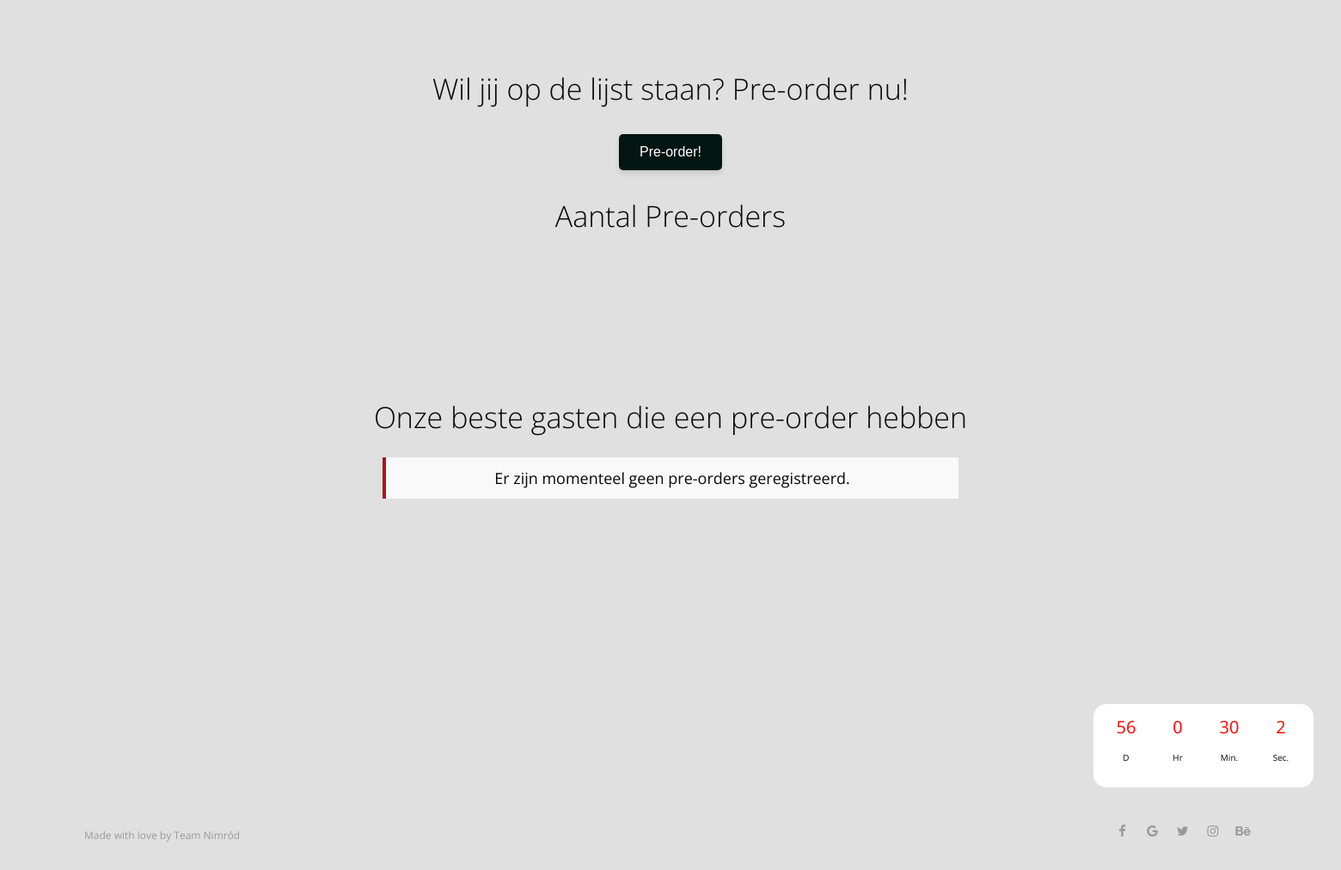
Page /pre-order-waitlist.php (lower part) on the earlier database version.
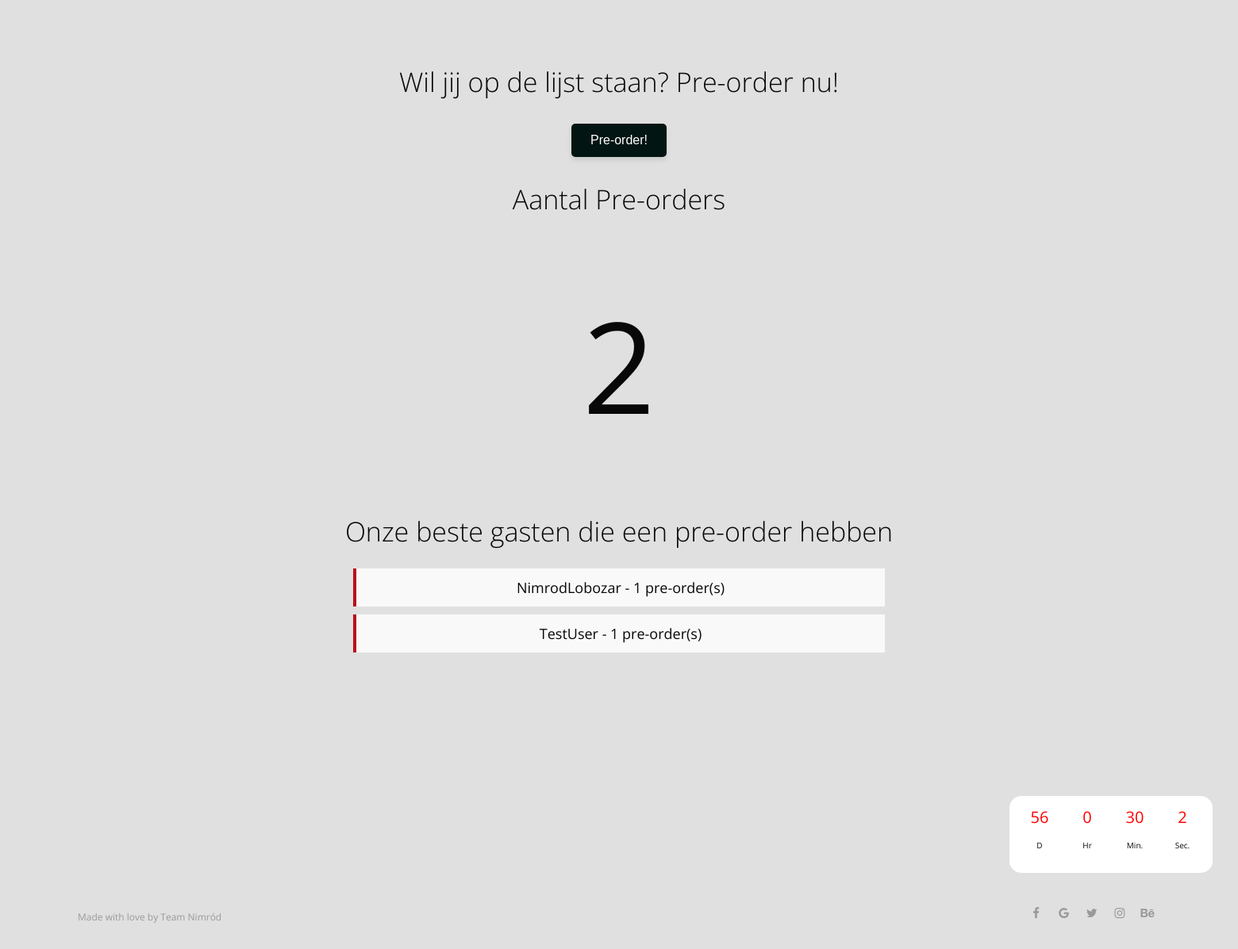
Same page on the later database version.
### tables this page shows
CREATE TABLE IF NOT EXISTS `users` (
  `id` int UNSIGNED NOT NULL AUTO_INCREMENT,
  `username` varchar(100) NOT NULL,
  `first_name` varchar(255) DEFAULT NULL,
  `last_name` varchar(255) DEFAULT NULL,
  `country` varchar(255) DEFAULT NULL,
  `street` varchar(255) DEFAULT NULL,
  `adres` varchar(255) DEFAULT NULL,
  `city` varchar(255) DEFAULT NULL,
  `state_province` varchar(255) DEFAULT NULL,
  `zip_postal_code` varchar(20) DEFAULT NULL,
  `email` varchar(100) NOT NULL,
  `password` varchar(255) NOT NULL,
  `created_at` timestamp NULL DEFAULT CURRENT_TIMESTAMP,
  `is_admin` tinyint(1) DEFAULT '0',
  `about` text,
  `profile_photo` varchar(255) DEFAULT 'assets/img/default/default-profile.png',
  `cover_photo` varchar(255) DEFAULT 'assets/img/default/default-cover.jpg',
  `PreOrder` tinyint(1) DEFAULT '0',
  `date` timestamp NULL DEFAULT CURRENT_TIMESTAMP,
  PRIMARY KEY (`id`),
  UNIQUE KEY `email` (`email`)
);

### pre-order-waitlist.php (the view, shortened to what this page needs)
<?php
include 'config/config.php';
$sql = "SELECT username, PreOrder FROM users WHERE PreOrder > 0";
$sqlCount = "SELECT SUM(PreOrder) as total_preorders FROM users";
try {
    $stmt = $pdo->prepare($sql);
    $stmt->execute();
    $usernames = $stmt->fetchAll(PDO::FETCH_ASSOC);
    $stmtCount = $pdo->prepare($sqlCount);
    $stmtCount->execute();
    $countResult = $stmtCount->fetch(PDO::FETCH_ASSOC);
    $totalPreorders = $countResult['total_preorders'];
} catch (PDOException $e) {
    die("Fout bij het ophalen van gegevens: " . $e->getMessage());
}
?>
<!DOCTYPE html>
<html lang="nl">
<head lang="en">
    <link rel="stylesheet" href="assets/css/style.css">
    <link rel="stylesheet" href="assets/css/namari-color.css">
    <link rel="stylesheet" href="https://cdnjs.cloudflare.com/ajax/libs/font-awesome/6.0.0-beta3/css/all.min.css">
    <link rel="stylesheet" href="assets/css/font-awesome.min.css">
    <link href="assets/css/animate.css" rel="stylesheet" type="text/css">
</head>
<body>
    <main class="pre-order-main bg-gray-100 py-8 px-4">
        <div class="space-y-8 max-w-md mx-auto">
            <div class="text-center">
                <h2 class="text-2xl font-semibold mb-4">Wil jij op de lijst staan? Pre-order nu!</h2>
                <div class="button-container">
                    <button class="pre-order-button bg-blue-500 text-white px-6 py-2 rounded-md font-semibold hover:bg-blue-600" onclick="preOrderButton()">
                        Pre-order!
                    </button>
                </div>
            </div>
            <div class="text-center">
                <h2 class="text-2xl font-semibold mb-4">Aantal Pre-orders</h2>
                <div class="pre-order-number text-lg font-semibold text-gray-700">
                    <p><?php echo htmlspecialchars($totalPreorders); ?></p>
                </div>
            </div>
            <div class="text-center">
                <h2 class="text-2xl font-semibold mb-4">Onze beste gasten die een pre-order hebben</h2>
                <div class="pre-orders">
                    <ul class="list-disc list-inside text-gray-700">
                        <?php if (empty($usernames)): ?>
                            <li>Er zijn momenteel geen pre-orders geregistreerd.</li>
                        <?php else: ?>
                            <?php foreach ($usernames as $user): ?>
                                <li><?php echo htmlspecialchars($user['username']) . " - " . $user['PreOrder'] . " pre-order(s)"; ?></li>
                            <?php endforeach; ?>
                        <?php endif; ?>
                    </ul>
                </div>
            </div>
        </div>
    </main>
    <section class="countdown-pre-container wow fadeInRight" data-wow-delay=".9s">
        <div class="col-12 countdown-container flex">
            <div class="countdown row">
                <div class="col-3">
                    <div class="">
                        <span id="days"></span>
                        <p>D</p>
                    </div>
                </div>
                <div class="col-3">
                    <div class="">
                        <span id="hours"></span>
                        <p>Hr</p>
                    </div>
                </div>
                <div class="col-3">
                    <div class="">
                        <span id="minutes"></span>
                        <p>Min.</p>
                    </div>
                </div>
                <div class="col-3">
                    <div class="">
                        <span id="seconds"></span>
                        <p>Sec.</p>
                    </div>
                </div>
            </div>
        </div>
    </section>
    <footer id="landing-footer" class="padding landing-footer jc-center clearfix">
        <div class="col-6">
            <p id="copyright">Made with love by<a href="/"> Team Nimród</a>
            </p>
        </div>
        <div class="media-icons col-6">
            <ul class="social-icons">
                <li>
                    <a target="_blank" title="Facebook" href="https://www.facebook.com/username">
                        <i class="fa fa-facebook fa-1x"></i><span>Facebook</span>
                    </a>
                </li>
                <li>
                    <a target="_blank" title="Google" href="http://google.com">
                        <i class="fa fa-google fa-1x"></i><span>Google</span>
                    </a>
                </li>
                <li>
                    <a target="_blank" title="Twitter" href="http://www.twitter.com/username">
                        <i class="fa fa-twitter fa-1x"></i><span>Twitter</span>
                    </a>
                </li>
                <li>
                    <a target="_blank" title="Instagram" href="http://www.instagram.com/username">
                        <i class="fa fa-instagram fa-1x"></i><span>Instagram</span>
                    </a>
                </li>
                <li>
                    <a target="_blank" title="behance" href="http://www.behance.net">
                        <i class="fa fa-behance fa-1x"></i><span>Behance</span>
                    </a>
                </li>
            </ul>
        </div>
    </footer>
</body>
</html>

### assets/css/style.css (style rules this page uses)
*, *:before, *:after { -webkit-box-sizing: border-box; -moz-box-sizing: border-box; box-sizing: border-box; }
body, div, dl, dt, dd, ul, ol, li, h1, h2, h3, h4, h5, h6, pre, form, blockquote, th, td { margin: 0; padding: 0; direction: ltr; }
body { margin: 0; padding: 0; box-sizing: border-box; -webkit-font-smoothing: antialiased; overflow-x: hidden; }
@media (max-width: 2560px) { main { margin-top: 30rem; } }
@media (max-width: 1920px) { main { margin-top: 10rem; } }
p { line-height: 25px; }
a { text-decoration: none; line-height: inherit; -webkit-transition: opacity 0.3s ease-out; -moz-transition: opacity 0.3s ease-out; -o-transition: opacity 0.3s ease-out; transition: opacity 0.3s ease-out; }
section { clear: both; overflow: hidden; }
.row { max-width: 1245px; margin: 0 auto; padding: 75px 0; position: relative; }
.clearfix:after { content: ""; display: table; clear: both; }
.row, .col, [class^=col-], [class*=" col-"], .inner { display: flex; }
.row { flex-direction: row; flex-wrap: wrap; align-items: flex-start; }
.col, [class^=col-], [class*=" col-"] { flex-direction: column; max-width: 100%; padding: 0.5rem; }
[class^=col-], [class*=" col-"] { flex: 0 0 auto; }
.col-3 { width: 25%; }
.col-6 { width: 50%; }
.col-12 { width: 100%; }
.jc-center { justify-content: center !important; }
.social-icons, .interface-icons { display: inline-block; list-style: none; }
.social-icons a, .interface-icons a { display: inline-block; width: 32px; text-align: center; }
h2 { padding: 14px 0; }
.text-center { text-align: center; }
.fa-1x { font-size: 15px !important; }
button { background-color: #333; color: white; border: none; padding: 10px; cursor: pointer; }
#landing-footer { position: fixed; bottom: 0; width: 100%; }
.landing-footer { display: flex; }
#landing-footer.padding { padding: 0 90px 20px 90px; }
#landing-footer p { margin: 0; }
#landing-footer ul { list-style: none; text-align: right; }
#landing-footer li { display: inline-block; }
.countdown-pre-container { position: fixed; z-index: 999; display: flex; bottom: 1rem; right: 2rem; padding-top: 3rem; height: 225px; }
.countdown-container { text-align: center; justify-content: center; margin-bottom: 5rem; width: 100%; font-size: 10px; background-color: #fff; border-radius: 15px; animation: bounce 2s infinite 5s; }
.countdown div { margin-top: 0px; width: 60px; padding-left: 0; }
.countdown span { font-size: 20px; border-radius: 25px; color: red; }
.flex { display: flex; }
.pre-order-number p { font-size: 10rem; }
button { background-color: #031512; color: white; padding: 12px 24px; font-size: 16px; border: none; margin: 1rem; border-radius: 5px; cursor: pointer; transition: background-color 0.3s ease, transform 0.3s ease; box-shadow: 0 4px 6px rgba(0, 0, 0, 0.1); }
.pre-orders { min-height: 60vh; }
.pre-orders li { padding: 10px; min-height: 1rem; margin: 10px; height: 3rem; font-size: larger; align-content: center; background-color: #f9f9f9; border-left: 4px solid #ba0d1b; list-style: none; }
.pre-order-main { display: flex; justify-content: center; }

### assets/css/namari-color.css (style rules this page uses)
body { background: #e0e0e0; }
a, .la-ball-triangle-path { color:#ba0d1b ; }
body { font-family: 'Open Sans', sans-serif, Arial, Helvetica; font-size: 15px; font-weight: normal; color: #080808; }
h2 { font-family: 'Open Sans', sans-serif, Arial, Helvetica; font-size: 34px; font-weight: 300; color: #080808; }
#landing-footer, #landing-footer p, #landing-footer a { font-family: 'Open Sans', sans-serif, Arial, Helvetica; font-size: 12px; font-weight: normal; color: #999; }
#landing-footer i { color: #999; }

Differences in the rows shown:
added users: username "NimrodLobozar", PreOrder "1"
added users: username "TestUser", PreOrder "1"
Other differences:
$totalPreorders: (not shown) → "2"
text no longer shown: "Er zijn momenteel geen pre-orders geregistreerd."
